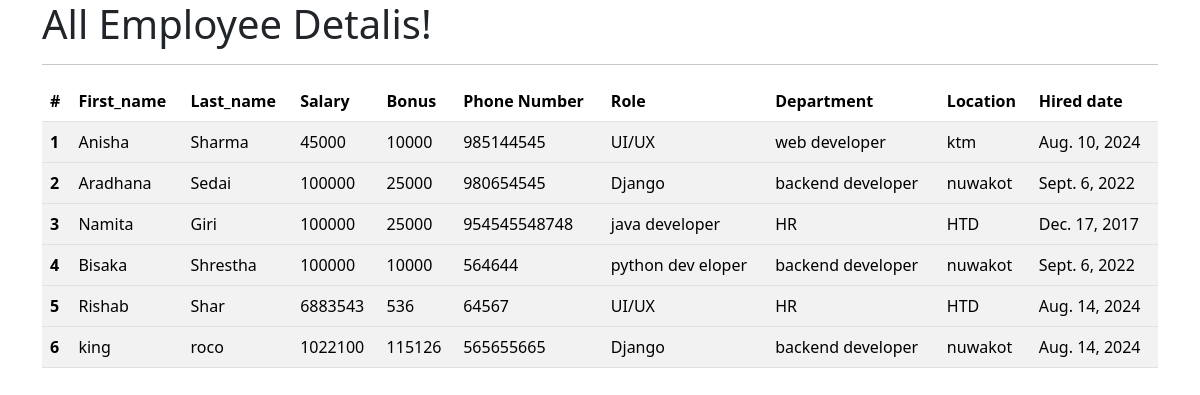
The app's page /all_emp/, older data.
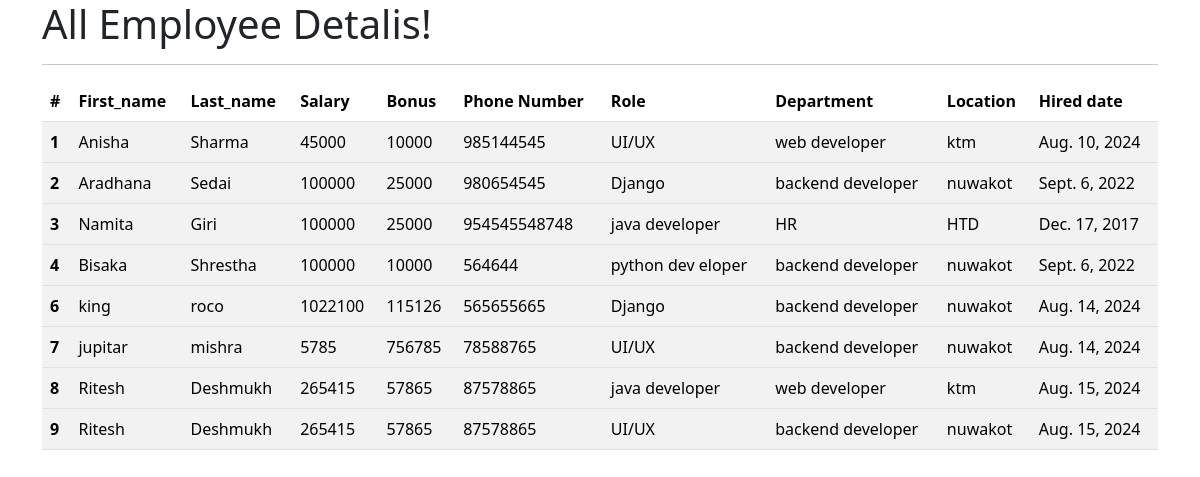
The same page, newer data.
### emp_app/models.py (models this page shows, shortened)
class Employee(models.Model):
    first_name = models.CharField(max_length=100, null=False)
    last_name = models.CharField(max_length=50)
    dept = models.ForeignKey(Department, on_delete=models.CASCADE)
    salary = models.IntegerField(default=0)
    bonus = models.IntegerField(default=0)
    role = models.ForeignKey(Role, on_delete=models.CASCADE)
    phone = models.IntegerField(default=0)
    hire_date = models.DateField()
    def __str__(self):
        return "%s %s %s" %(self.first_name,self.last_name,self.phone)

class Role(models.Model):
    name = models.CharField(max_length=100,null=False)

class Department(models.Model):
    name = models.CharField(max_length=100,null=False)
    location = models.CharField(max_length=100)

### emp_app/views.py (the view)
# urls.py: path('all_emp/', views.all_emp, name='all_emp'),
def all_emp(request):
    emps = Employee.objects.all()
    context = {
        'emps': emps
    }
    print(context)
    return render(request, 'view_all_emp.html',context)

### emp_app/templates/view_all_emp.html (shortened to what this page needs)
<!DOCTYPE html>
<html lang="en">
<head>
    <link href="https://cdn.jsdelivr.net/npm/bootstrap@5.3.3/dist/css/bootstrap.min.css" rel="stylesheet">
</head>
<body>
    <div class="container">
        <h1> All Employee Detalis! </h1>
        <hr>
        <table class="table table-striped table-hover">
            <thead>
                <tr>
                    <th scope="col">#</th>
                    <th scope="col">First_name</th>
                    <th scope="col">Last_name</th>
                    <th scope="col">Salary</th>
                    <th scope="col">Bonus</th>
                    <th scope="col">Phone Number</th>
                    <th scope="col">Role</th>
                    <th scope="col">Department</th>
                    <th scope="col">Location</th>
                    <th scope="col">Hired date</th>
                </tr>
            </thead>
                    {% for emp in emps %}
            <tbody>
                <tr>
                    <th scope="row">{{ emp.id }}</th>
                    <td>{{ emp.first_name }}</td>
                    <td>{{ emp.last_name }}</td>
                    <td>{{ emp.salary }}</td>
                    <td>{{ emp.bonus }}</td>
                    <td>{{ emp.phone }}</td>
                    <td>{{ emp.role.name }}</td>
                    <td>{{ emp.dept.name }}</td>
                    <td>{{ emp.dept.location }}</td>
                    <td>{{ emp.hire_date }}</td>
                </tr>
            </tbody>
                    {% endfor %}
        </table>
    </div>
</body>
</html>

Row changes from the older to the newer data that the page shows:
removed Employee: id "5", first_name "Rishab", last_name "Shar", salary "6883543", bonus "536", phone "64567", role.name "UI/UX", dept.name "HR", dept.location "HTD", hire_date "Aug. 14, 2024"
added Employee: id "7", first_name "jupitar", last_name "mishra", salary "5785", bonus "756785", phone "78588765", role.name "UI/UX", dept.name "backend developer", dept.location "nuwakot", hire_date "Aug. 14, 2024"
added Employee: id "8", first_name "Ritesh", last_name "Deshmukh", salary "265415", bonus "57865", phone "87578865", role.name "java developer", dept.name "web developer", dept.location "ktm", hire_date "Aug. 15, 2024"
added Employee: id "9", first_name "Ritesh", last_name "Deshmukh", salary "265415", bonus "57865", phone "87578865", role.name "UI/UX", dept.name "backend developer", dept.location "nuwakot", hire_date "Aug. 15, 2024"
